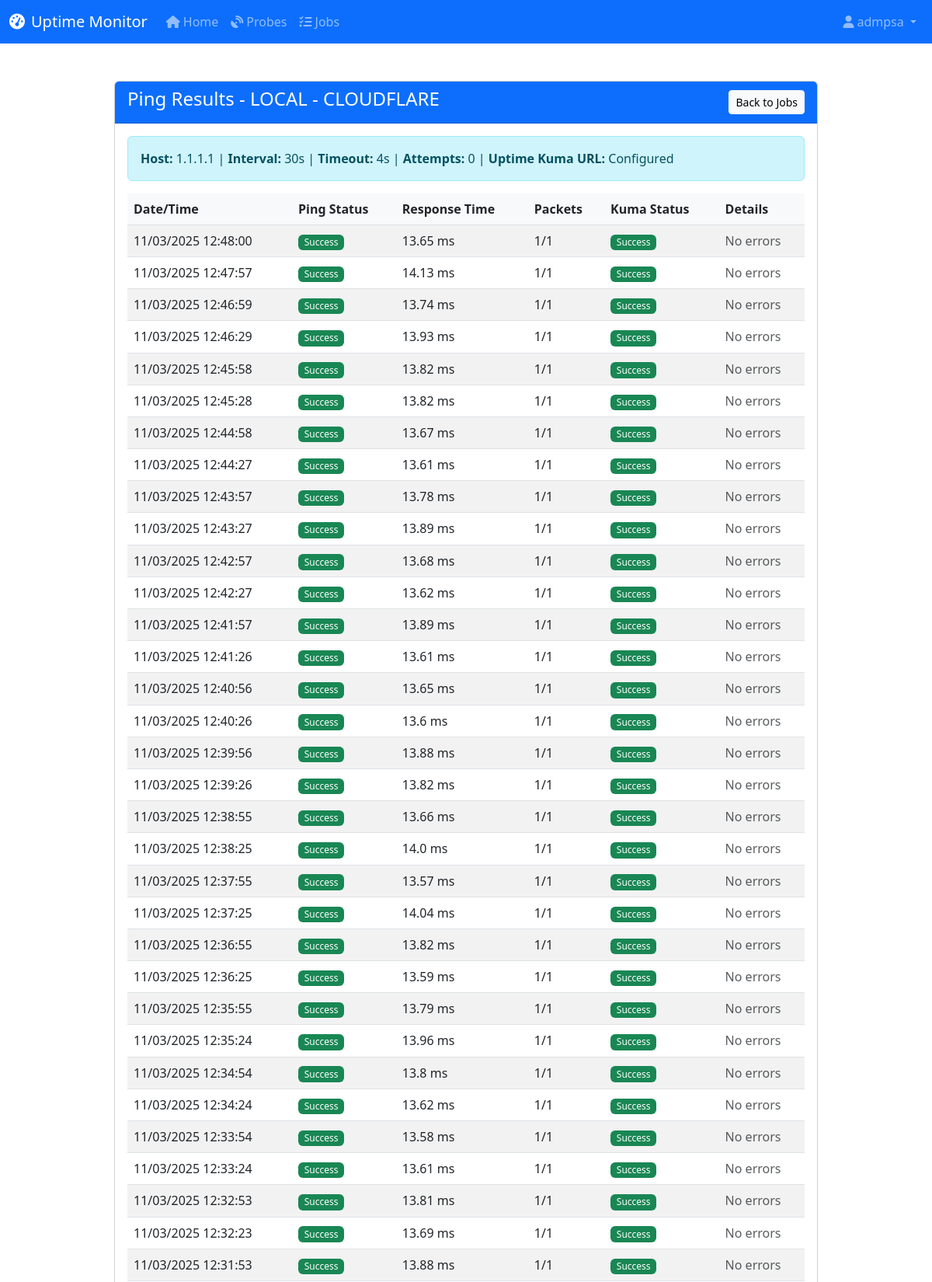
The app's page /jobs/results/1 (signed in, upper part) with its own data.
### models.py (models this page shows, shortened)
class User(db.Model, UserMixin):
    __tablename__ = 'users'
    id = db.Column(db.Integer, primary_key=True)
    username = db.Column(db.String(64), unique=True, nullable=False)
    email = db.Column(db.String(120), unique=True, nullable=False)
    password_hash = db.Column(db.String(128), nullable=False)
    is_admin = db.Column(db.Boolean, default=False)
    created_at = db.Column(db.DateTime, default=datetime.utcnow)

class Job(db.Model):
    __tablename__ = 'jobs'
    id = db.Column(db.Integer, primary_key=True)
    name = db.Column(db.String(100), nullable=False)
    description = db.Column(db.Text, nullable=True)
    job_type = db.Column(db.String(20), default='ping', nullable=False)  # Set as 'ping'
    target_host = db.Column(db.String(256), nullable=False)  # Host for ping
    kuma_url = db.Column(db.String(256), nullable=False)  # URL of Uptime Kuma to send results
    interval_seconds = db.Column(db.Integer, default=300, nullable=False)
    timeout_seconds = db.Column(db.Integer, default=10, nullable=False)
    retries = db.Column(db.Integer, default=3, nullable=False)
    is_active = db.Column(db.Boolean, default=True, nullable=False)
    created_at = db.Column(db.DateTime, default=datetime.utcnow)
    updated_at = db.Column(db.DateTime, default=datetime.utcnow, onupdate=datetime.utcnow)
    probe_id = db.Column(db.Integer, db.ForeignKey('probes.id'), nullable=False)
    results = db.relationship('JobResult', backref='job', lazy='dynamic', cascade='all, delete-orphan')

class JobResult(db.Model):
    __tablename__ = 'job_results'
    id = db.Column(db.Integer, primary_key=True)
    job_id = db.Column(db.Integer, db.ForeignKey('jobs.id'), nullable=False)
    timestamp = db.Column(db.DateTime, default=datetime.utcnow)
    success = db.Column(db.Boolean, default=False)
    response_time_ms = db.Column(db.Float, nullable=True)
    packets_sent = db.Column(db.Integer, nullable=True)
    packets_received = db.Column(db.Integer, nullable=True)
    error_message = db.Column(db.Text, nullable=True)
    kuma_success = db.Column(db.Boolean, default=True)  # New column to indicate if the sending to Kuma was successful
    kuma_error = db.Column(db.Text, nullable=True)      # New column to store the error of communication with Kuma

### routes/jobs.py (the view)
@jobs_blueprint.route('/jobs/results/<int:job_id>')
@login_required
def view_results(job_id):
    job = Job.query.get_or_404(job_id)
    results = JobResult.query.filter_by(job_id=job.id).order_by(JobResult.timestamp.desc()).limit(100).all()
    return render_template('jobs/results.html', job=job, results=results)

### templates/jobs/results.html (shortened to what this page needs)
{% extends "base.html" %}
{% block content %}
<div class="container mt-4">
    <div class="row">
        <div class="col-md-10 offset-md-1">
            <div class="card">
                <div class="card-header bg-primary text-white d-flex justify-content-between align-items-center">
                    <h4>Ping Results - {{ job.name }}</h4>
                    <a href="{{ url_for('jobs.list_jobs') }}" class="btn btn-light btn-sm">Back to Jobs</a>
                </div>
                <div class="card-body">
                    <div class="alert alert-info">
                        <strong>Host:</strong> {{ job.target_host }} |
                        <strong>Interval:</strong> {{ job.interval_seconds }}s |
                        <strong>Timeout:</strong> {{ job.timeout_seconds }}s |
                        <strong>Attempts:</strong> {{ job.retries }} |
                        <strong>Uptime Kuma URL:</strong> {% if job.kuma_url %}Configured{% else %}<span class="text-danger">Not configured</span>{% endif %}
                    </div>
                    {% if results %}
                        <div class="table-responsive">
                            <table class="table table-striped table-hover">
                                <thead>
                                    <tr>
                                        <th>Date/Time</th>
                                        <th>Ping Status</th>
                                        <th>Response Time</th>
                                        <th>Packets</th>
                                        <th>Kuma Status</th>
                                        <th>Details</th>
                                    </tr>
                                </thead>
                                <tbody>
                                    {% for result in results %}
                                        <tr>
                                            <td>{{ result.timestamp.strftime('%d/%m/%Y %H:%M:%S') }}</td>
                                            <td>
                                                {% if result.success %}
                                                    <span class="badge bg-success">Success</span>
                                                {% else %}
                                                    <span class="badge bg-danger">Failed</span>
                                                {% endif %}
                                            </td>
                                            <td>
                                                {% if result.response_time_ms %}
                                                    {{ result.response_time_ms|round(2) }} ms
                                                {% else %}
                                                    --
                                                {% endif %}
                                            </td>
                                            <td>
                                                {% if result.packets_sent %}
                                                    {{ result.packets_received }}/{{ result.packets_sent }}
                                                {% else %}
                                                    --
                                                {% endif %}
                                            </td>
                                            <td>
                                                {% if result.kuma_success %}
                                                    <span class="badge bg-success">Success</span>
                                                {% else %}
                                                    <span class="badge bg-warning text-dark">Failed</span>
                                                {% endif %}
                                            </td>
                                            <td>
                                                {% if result.error_message or result.kuma_error %}
                                                    <button type="button" class="btn btn-sm btn-info" data-bs-toggle="modal" data-bs-target="#detailsModal{{ result.id }}">
                                                        <i class="fas fa-info-circle"></i> Details
                                                    </button>
                                                    <div class="modal fade" id="detailsModal{{ result.id }}" tabindex="-1">
                                                        <div class="modal-dialog modal-dialog-centered">
                                                            <div class="modal-content">
                                                                <div class="modal-header">
                                                                    <h5 class="modal-title">Result Details</h5>
                                                                    <button type="button" class="btn-close" data-bs-dismiss="modal"></button>
                                                                </div>
                                                                <div class="modal-body">
                                                                    {% if result.error_message %}
                                                                        <div class="mb-3">
                                                                            <h6>Ping Error:</h6>
                                                                            <pre class="bg-light p-2">{{ result.error_message }}</pre>
                                                                        </div>
                                                                    {% endif %}
                                                                    {% if result.kuma_error %}
                                                                        <div>
                                                                            <h6>Uptime Kuma Error:</h6>
                                                                            <pre class="bg-light p-2">{{ result.kuma_error }}</pre>
                                                                        </div>
                                                                    {% endif %}
                                                                </div>
                                                                <div class="modal-footer">
                                                                    <button type="button" class="btn btn-secondary" data-bs-dismiss="modal">Close</button>
                                                                </div>
                                                            </div>
                                                        </div>
                                                    </div>
                                                {% else %}
                                                    <span class="text-muted">No errors</span>
                                                {% endif %}
                                            </td>
                                        </tr>
                                    {% endfor %}
                                </tbody>
                            </table>
                        </div>
                    {% else %}
                        <div class="alert alert-warning">No results found for this job.</div>
                    {% endif %}
                </div>
            </div>
        </div>
    </div>
</div>
{% endblock %}

### templates/base.html (shortened to what this page needs)
<!DOCTYPE html>
<html lang="en">
<head>
    <link href="https://cdn.jsdelivr.net/npm/bootstrap@5.3.0-alpha1/dist/css/bootstrap.min.css" rel="stylesheet">
    <link rel="stylesheet" href="https://cdnjs.cloudflare.com/ajax/libs/font-awesome/6.1.1/css/all.min.css">
    <link rel="stylesheet" href="{{ url_for('static', filename='css/style.css') }}">
</head>
<body>
    {% if current_user.is_authenticated %}
    <nav class="navbar navbar-expand-lg navbar-dark bg-primary">
        <div class="container-fluid">
            <a class="navbar-brand" href="{{ url_for('main.index') }}">
                <i class="fas fa-tachometer-alt me-2"></i>Uptime Monitor
            </a>
            <div class="collapse navbar-collapse" id="navbarNav">
                <ul class="navbar-nav">
                    <li class="nav-item">
                        <a class="nav-link" href="{{ url_for('main.index') }}">
                            <i class="fas fa-home me-1"></i>Home
                        </a>
                    </li>
                    <li class="nav-item">
                        <a class="nav-link" href="{{ url_for('probes.list_probes') }}">
                            <i class="fas fa-satellite-dish me-1"></i>Probes
                        </a>
                    </li>
                    <li class="nav-item">
                        <a class="nav-link" href="{{ url_for('jobs.list_jobs') }}">
                            <i class="fas fa-tasks me-1"></i>Jobs
                        </a>
                    </li>
                </ul>
                <ul class="navbar-nav ms-auto">
                    <li class="nav-item dropdown">
                        <a class="nav-link dropdown-toggle" href="#" id="userDropdown" role="button" data-bs-toggle="dropdown">
                            <i class="fas fa-user me-1"></i>{{ current_user.username }}
                        </a>
                    </li>
                </ul>
            </div>
        </div>
    </nav>
    {% endif %}
    <div class="container mt-4">
        {% block content %}{% endblock %}
    </div>
</body>
</html>

### static/css/style.css (style rules this page uses)
html, body { height: 100%; }
body { display: flex; flex-direction: column; }
.container { flex: 1 0 auto; }
.card { transition: all 0.3s; }
.table th { background-color: #f8f9fa; }
.badge { font-weight: 500; padding: 0.35em 0.65em; }

### records on screen
User: username "admpsa"
Job: name "LOCAL - CLOUDFLARE", target_host "1.1.1.1", interval_seconds "30", timeout_seconds "4", retries "0"
JobResult: timestamp "11/03/2025 12:48:00", success "Success", response_time_ms "13.65", packets_received "1", packets_sent "1", kuma_success "Success", shows "No errors"
JobResult: timestamp "11/03/2025 12:47:57", success "Success", response_time_ms "14.13", packets_received "1", packets_sent "1", kuma_success "Success", shows "No errors"
JobResult: timestamp "11/03/2025 12:46:59", success "Success", response_time_ms "13.74", packets_received "1", packets_sent "1", kuma_success "Success", shows "No errors"
JobResult: timestamp "11/03/2025 12:46:29", success "Success", response_time_ms "13.93", packets_received "1", packets_sent "1", kuma_success "Success", shows "No errors"
JobResult: timestamp "11/03/2025 12:45:58", success "Success", response_time_ms "13.82", packets_received "1", packets_sent "1", kuma_success "Success", shows "No errors"
JobResult: timestamp "11/03/2025 12:45:28", success "Success", response_time_ms "13.82", packets_received "1", packets_sent "1", kuma_success "Success", shows "No errors"
JobResult: timestamp "11/03/2025 12:44:58", success "Success", response_time_ms "13.67", packets_received "1", packets_sent "1", kuma_success "Success", shows "No errors"
JobResult: timestamp "11/03/2025 12:44:27", success "Success", response_time_ms "13.61", packets_received "1", packets_sent "1", kuma_success "Success", shows "No errors"
JobResult: timestamp "11/03/2025 12:43:57", success "Success", response_time_ms "13.78", packets_received "1", packets_sent "1", kuma_success "Success", shows "No errors"
JobResult: timestamp "11/03/2025 12:43:27", success "Success", response_time_ms "13.89", packets_received "1", packets_sent "1", kuma_success "Success", shows "No errors"
JobResult: timestamp "11/03/2025 12:42:57", success "Success", response_time_ms "13.68", packets_received "1", packets_sent "1", kuma_success "Success", shows "No errors"
JobResult: timestamp "11/03/2025 12:42:27", success "Success", response_time_ms "13.62", packets_received "1", packets_sent "1", kuma_success "Success", shows "No errors"
JobResult: timestamp "11/03/2025 12:41:57", success "Success", response_time_ms "13.89", packets_received "1", packets_sent "1", kuma_success "Success", shows "No errors"
JobResult: timestamp "11/03/2025 12:41:26", success "Success", response_time_ms "13.61", packets_received "1", packets_sent "1", kuma_success "Success", shows "No errors"
JobResult: timestamp "11/03/2025 12:40:56", success "Success", response_time_ms "13.65", packets_received "1", packets_sent "1", kuma_success "Success", shows "No errors"
JobResult: timestamp "11/03/2025 12:40:26", success "Success", response_time_ms "13.6", packets_received "1", packets_sent "1", kuma_success "Success", shows "No errors"
JobResult: timestamp "11/03/2025 12:39:56", success "Success", response_time_ms "13.88", packets_received "1", packets_sent "1", kuma_success "Success", shows "No errors"
JobResult: timestamp "11/03/2025 12:39:26", success "Success", response_time_ms "13.82", packets_received "1", packets_sent "1", kuma_success "Success", shows "No errors"
JobResult: timestamp "11/03/2025 12:38:55", success "Success", response_time_ms "13.66", packets_received "1", packets_sent "1", kuma_success "Success", shows "No errors"
JobResult: timestamp "11/03/2025 12:38:25", success "Success", response_time_ms "14.0", packets_received "1", packets_sent "1", kuma_success "Success", shows "No errors"
JobResult: timestamp "11/03/2025 12:37:55", success "Success", response_time_ms "13.57", packets_received "1", packets_sent "1", kuma_success "Success", shows "No errors"
JobResult: timestamp "11/03/2025 12:37:25", success "Success", response_time_ms "14.04", packets_received "1", packets_sent "1", kuma_success "Success", shows "No errors"
JobResult: timestamp "11/03/2025 12:36:55", success "Success", response_time_ms "13.82", packets_received "1", packets_sent "1", kuma_success "Success", shows "No errors"
JobResult: timestamp "11/03/2025 12:36:25", success "Success", response_time_ms "13.59", packets_received "1", packets_sent "1", kuma_success "Success", shows "No errors"
JobResult: timestamp "11/03/2025 12:35:55", success "Success", response_time_ms "13.79", packets_received "1", packets_sent "1", kuma_success "Success", shows "No errors"
JobResult: timestamp "11/03/2025 12:35:24", success "Success", response_time_ms "13.96", packets_received "1", packets_sent "1", kuma_success "Success", shows "No errors"
JobResult: timestamp "11/03/2025 12:34:54", success "Success", response_time_ms "13.8", packets_received "1", packets_sent "1", kuma_success "Success", shows "No errors"
JobResult: timestamp "11/03/2025 12:34:24", success "Success", response_time_ms "13.62", packets_received "1", packets_sent "1", kuma_success "Success", shows "No errors"
JobResult: timestamp "11/03/2025 12:33:54", success "Success", response_time_ms "13.58", packets_received "1", packets_sent "1", kuma_success "Success", shows "No errors"
JobResult: timestamp "11/03/2025 12:33:24", success "Success", response_time_ms "13.61", packets_received "1", packets_sent "1", kuma_success "Success", shows "No errors"
JobResult: timestamp "11/03/2025 12:32:53", success "Success", response_time_ms "13.81", packets_received "1", packets_sent "1", kuma_success "Success", shows "No errors"
JobResult: timestamp "11/03/2025 12:32:23", success "Success", response_time_ms "13.69", packets_received "1", packets_sent "1", kuma_success "Success", shows "No errors"
JobResult: timestamp "11/03/2025 12:31:53", success "Success", response_time_ms "13.88", packets_received "1", packets_sent "1", kuma_success "Success", shows "No errors"
